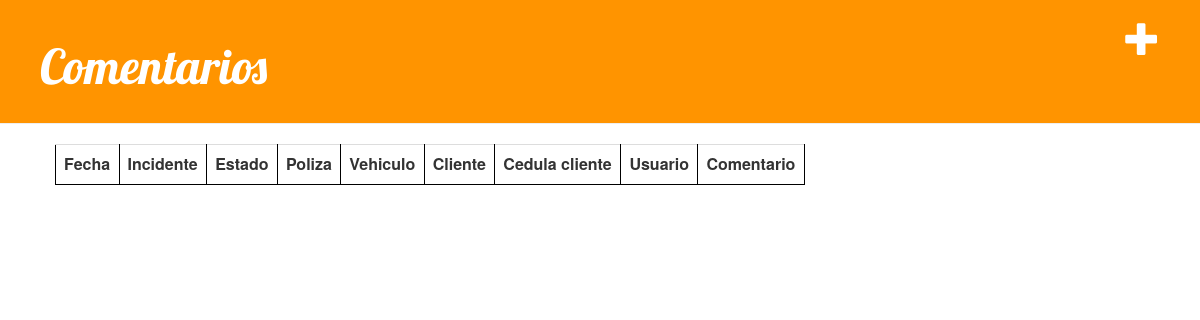
The page /comentario/ on the database as committed earlier.
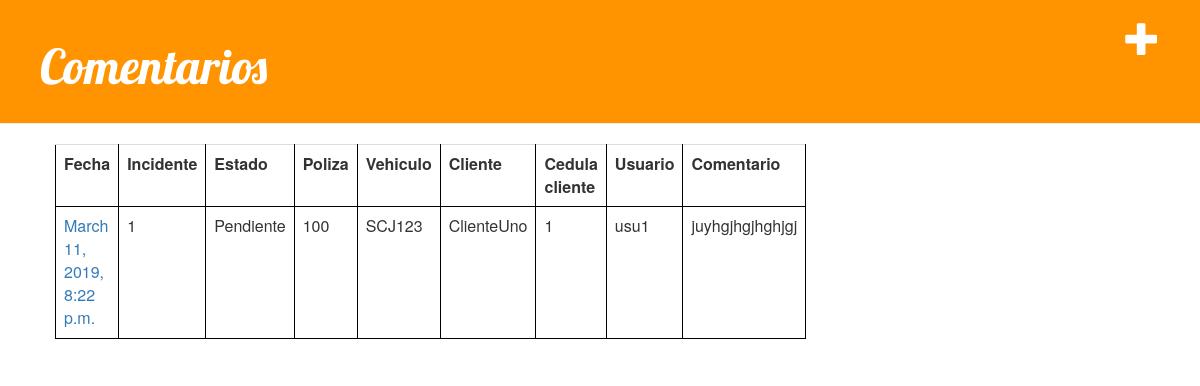
The same page on the database as committed later.
### denuncia/models.py (models this page shows, shortened)
class Comentario(models.Model):
    id = models.AutoField(primary_key=True)
    incidente = models.ForeignKey('Incidente',on_delete=models.CASCADE,)
    comentario = models.TextField(max_length=400)
    fecha =  models.DateTimeField(default=timezone.now)
    usuario = models.CharField(max_length=8)
    unidad_org = models.CharField(max_length=25)

class Incidente(models.Model):
    nro_incidente = models.AutoField(primary_key=True)
    poliza = models.ForeignKey('Poliza',on_delete=models.CASCADE,)
    hay_heridos = models.BooleanField()
    hay_terceros = models.BooleanField()
    fecha_incidente = models.DateTimeField(default=timezone.now)
    estado = models.ForeignKey('Estado',on_delete=models.CASCADE,)
    pro_nombre = models.CharField(max_length=30)
    pro_cedula = models.CharField(max_length=8)
    pro_vto_libreta = models.DateField(null=True, blank=True)
    pro_telefono = models.CharField(max_length=9)
    pro_email = models.EmailField(max_length=35, null=True, blank=True)
    pro_descripción = models.TextField(max_length=500)
    ter_matricula = models.CharField(max_length=7, null=True, blank=True)
    ter_aseguradora = models.CharField(max_length=30, null=True, blank=True)
    ter_propietario = models.BooleanField()
    ter_nombre_conductor = models.CharField(max_length=30, null=True, blank=True)
    ter_cedula_conductor = models.CharField(max_length=8, null=True, blank=True)
    ter_telefono_conductor = models.CharField(max_length=9, null=True, blank=True)
    usuario = models.ForeignKey('Usuario',on_delete=models.CASCADE,)
    fecha_mod = models.DateTimeField(default=timezone.now)

class Estado(models.Model):
    id = models.AutoField(primary_key=True)
    tipo = models.CharField(max_length=10)
    def __str__(self):
        return self.tipo

class Poliza(models.Model):
    nro_poliza = models.CharField(primary_key=True, max_length=8)
    cliente = models.ForeignKey('Cliente',on_delete=models.CASCADE,)
    vehiculo = models.ForeignKey('Vehiculo',on_delete=models.CASCADE,)

class Vehiculo(models.Model):
    matricula = models.CharField(primary_key=True, max_length=7)

class Cliente(models.Model):
    cedula = models.CharField(primary_key=True, max_length=8)
    nombre = models.CharField(max_length=30)
    vehiculo = models.ForeignKey('Vehiculo',on_delete=models.CASCADE,)

class Usuario(models.Model):
    usuario_id  = models.AutoField(primary_key=True)
    nombre = models.CharField(max_length=30)
    usuario = models.CharField(max_length=8)
    clave = models.CharField(max_length=8)

### denuncia/views.py (the view)
# urls.py: path('comentario/', views.comentario_list, name='comentario_list'),
def comentario_list(request):
    comentarios = Comentario.objects.order_by('fecha')
    return render(request, 'comentario/comentario_list.html', {'comentarios': comentarios})

### denuncia/templates/comentario/comentario_list.html
{% extends 'comentario/base.html' %}
{% block content %}
	<table class='table'>
		<tr>
			<th>Fecha</th><th>Incidente</th><th>Estado</th><th>Poliza</th><th>Vehiculo</th><th>Cliente</th><th>Cedula cliente</th><th>Usuario</th><th>Comentario</th>
        </tr>
		{% for comentario in comentarios %}
			<tr>
				<td> <a href="{% url 'comentario_detail' pk=comentario.id %}">{{ comentario.fecha }}</a></td>
				<td>{{comentario.incidente.nro_incidente }} </td>
				<td>{{comentario.incidente.estado}} </td>
				<td>{{comentario.incidente.poliza.nro_poliza }} </td>
				<td>{{comentario.incidente.poliza.vehiculo.matricula }} </td>
				<td>{{comentario.incidente.poliza.cliente.nombre }} </td>
				<td>{{comentario.incidente.poliza.cliente.cedula }} </td>
				<td>{{comentario.incidente.usuario.nombre }} </td>
				<td>{{comentario.comentario }} </td>
			</tr>
		{% endfor %}
	</table>
{% endblock %}

### denuncia/templates/comentario/base.html (shortened to what this page needs)
{% load static %}
<html>
    <head>
        <link rel="stylesheet" href="//maxcdn.bootstrapcdn.com/bootstrap/3.2.0/css/bootstrap.min.css">
        <link rel="stylesheet" href="//maxcdn.bootstrapcdn.com/bootstrap/3.2.0/css/bootstrap-theme.min.css">
        <link rel="stylesheet" href="{% static 'css/denuncia.css' %}">
    </head>
    <body>
        <div class="page-header">
            <a href="{% url 'comentario_new' %}" class="top-menu"><span class="glyphicon glyphicon-plus"></span></a>
            <h1><a href="/">Comentarios</a></h1>
        </div>
        <div class="content container">
            <div class="row">
                <div class="col-md-8">
                    {% block content %}
                    {% endblock %}
                </div>
            </div>
        </div>
    </body>
</html>

### denuncia/static/css/denuncia.css (style rules this page uses)
.page-header { background-color: #ff9400; margin-top: 0; padding: 20px 20px 20px 40px; }
.table, th, td { border: 1px solid black; }
.page-header h1, .page-header h1 a, .page-header h1 a:visited, .page-header h1 a:active { color: #ffffff; font-size: 36pt; text-decoration: none; }
.content { margin-left: 40px; }
h1, h2, h3, h4 { font-family: 'Lobster', cursive; }
.top-menu, .top-menu:hover, .top-menu:visited { color: #ffffff; float: right; font-size: 26pt; margin-right: 20px; }

Rows that differ between the two databases and show on the page:
added Comentario: fecha "March 11, 2019, 8:22 p.m.", incidente.nro_incidente "1", incidente.estado "Pendiente", incidente.poliza.nro_poliza "100", incidente.poliza.vehiculo.matricula "SCJ123", incidente.poliza.cliente.nombre "ClienteUno", incidente.poliza.cliente.cedula "1", incidente.usuario.nombre "usu1", comentario "juyhgjhgjhghjgj"
